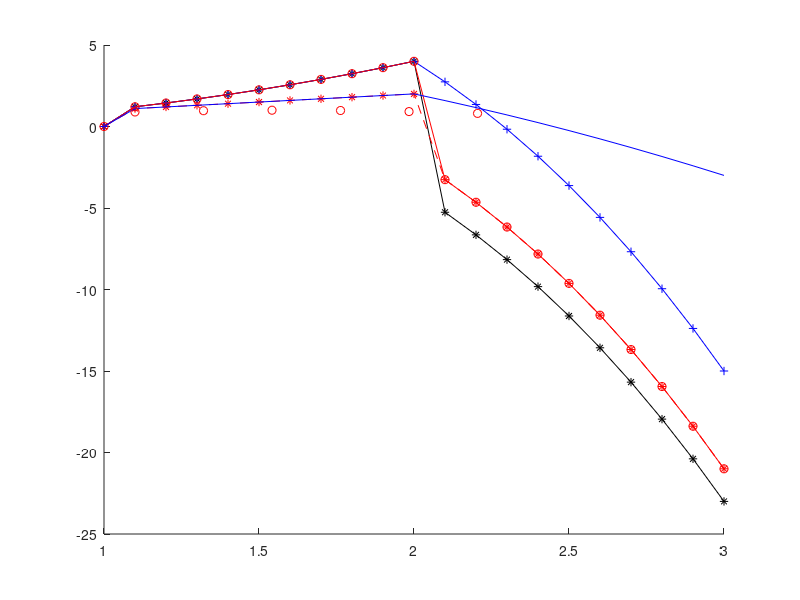

MATLAB code for this plot:
%% Basic methods of interpolation

% Given the picewise interpolation f1 choose the function
% which behaves as cuadratic in (1,2] and as cubic in the
% range (2, 3]
close all;
clear all;
% original interpolation
f1=@(x) x.*(x>1).*(x<=2)+(6-x.^2).*(x>2).*(x<=3)
x0 = 1:0.1:3;
hold on;

opt1=@(x) x.*x.*(x>1).*(x<=2)+(4-x.^3).*(x>2).*(x<=3) 
opt2=@(x) x.*(x>1).*(x<=2)+(6-x.^3).*(x>2).*(x<=3) 
opt3=@(x) x.*x.*(x>1).*(x<=2)+(12-x.^3).*(x>2).*(x<=3)
opt4=@(x) x.*x.*(x>1).*(x<=2)+(6-x.^3).*(x>2).*(x<=3) 
plot(x0, opt1(x0), 'k-*') % This eq has a discontinuity in 2
plot(x0, opt2(x0), 'r--*') % this one does not behaves cuadratically 
plot(x0, opt3(x0), 'b-+') % this is the correct one as is continuous
plot(x0, opt4(x0), 'r-o') % discarded as it is discontinuous
plot(x0, f1(x0), 'b') % also discontinuous


%% Interpolation vs regression
% Regression allows error in the points, interolation passes
% exaclty through the sample points. Both can be picewise defined

% array logical operation

f=@(x) sin(x);
x_bar=0:0.55:2.75;
fs=f(x_bar);
If=@(x) fs(find(x_bar<x,1,'last')); % here the x_bar < x returns the array of bool values which satisfy that condition 
% the function find with this options will return the index of the last
% element which satisfies the condition

%%

h=0.221
x_bar=1.1:h:1.1+5*h;
fs=f(x_bar);
plot(x_bar,f(x_bar),'ro')
If=@(x) interp1(x_bar,fs,x,'previous');
abs(f(1.45)-If(1.45)) 


% When in the picewise-constant, left endpoint interpolation, which has an error O(h)
% this means that the log of interpolation error decreases linerarly with slope of -1
% with respect to log(1/h)

% For picewise-linear the error or O(h^2), which means that the error decreases with a
% slope of -2 with respect to log(1/h)

% For picewise-quadratic the error is O(h^3)
% The quadratic uses the larange basis functions and has the property of being 
% continuous in the first derivative in the joints
%% Larange Basis Functions

% Larange polynomial


%% Slpines



%% Cubic Hermite Basis

% hermite allows to define the values at the point and the value of the 
% derivative there at the begining of the segment and the end too.